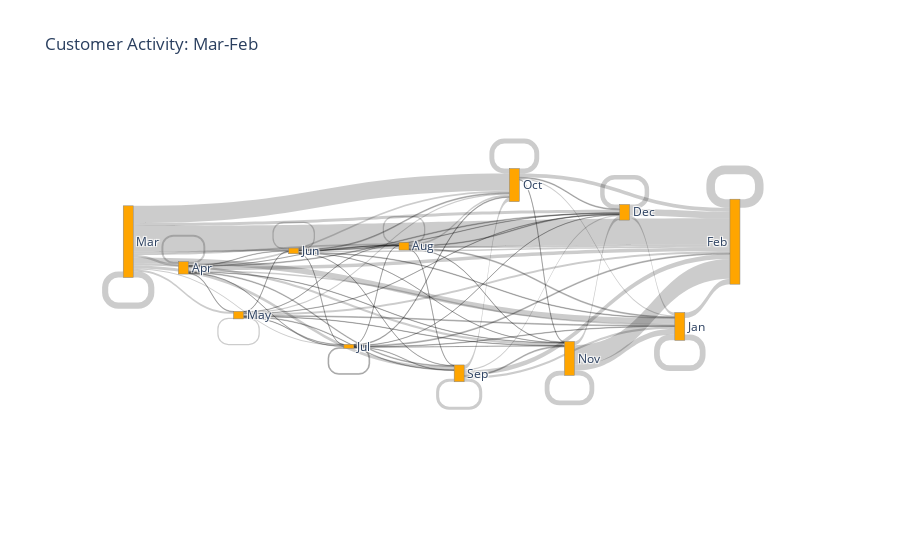

Notebook code for this chart:
### Code cell
fig = go.Figure(data=[go.Sankey(node=dict(
    pad=100,
    thickness=10,
    line=dict(color = 'gray', width = 0.5),
    label = ['Mar', 'Apr', 'May', 'Jun', 'Jul', 'Aug', 'Sep',
            'Oct', 'Nov', 'Dec', 'Jan', 'Feb' ],

    color = 'orange'),
                    link = dict(
                        source = le.transform(source_target_value.month_x.tolist()),
                        target = le.transform(source_target_value.month_y.tolist()),
                        value = source_target_value.user.tolist(),
                        #hovercolor =['black']
                    
))])

fig.update_layout(title_text='Customer Activity: Mar-Feb')

fig.show()

### Figure 1 — Plotly figure (JSON) as saved in the notebook; plotly's stock layout.template omitted (floating-point values rounded to 4 significant figures)
{"data": [{"link": {"source": [0, 0, 0, 0, 0, 0, 0, 0, 0, 0, 0, 0, 1, 1, 1, 1, 1, 1, 1, 1, 1, 1, 1, 2, 2, 2, 2, 2, 2, 2, 2, 2, 2, 3, 3, 3, 3, 3, 3, 3, 3, 3, 4, 4, 4, 4, 4, 4, 4, 4, 5, 5, 5, 5, 5, 5, 5, 6, 6, 6, 6, 6, 6, 7, 7, 7, 7, 7, 8, 8, 8, 8, 9, 9, 9, 10, 10, 11], "target": [0, 1, 2, 3, 4, 5, 6, 7, 8, 9, 10, 11, 1, 2, 3, 4, 5, 6, 7, 8, 9, 10, 11, 2, 3, 4, 5, 6, 7, 8, 9, 10, 11, 3, 4, 5, 6, 7, 8, 9, 10, 11, 4, 5, 6, 7, 8, 9, 10, 11, 5, 6, 7, 8, 9, 10, 11, 6, 7, 8, 9, 10, 11, 7, 8, 9, 10, 11, 8, 9, 10, 11, 9, 10, 11, 10, 11, 11], "value": [166, 71, 49, 41, 30, 45, 81, 469, 64, 77, 150, 700, 53, 19, 10, 9, 4, 22, 52, 11, 20, 40, 97, 34, 14, 11, 9, 16, 31, 10, 8, 22, 50, 35, 6, 5, 9, 25, 6, 9, 17, 42, 25, 7, 11, 21, 2, 7, 13, 26, 34, 15, 52, 12, 18, 26, 54, 83, 115, 27, 37, 60, 134, 133, 19, 23, 35, 106, 130, 102, 157, 532, 122, 77, 181, 156, 148, 233]}, "node": {"color": "orange", "label": ["Mar", "Apr", "May", "Jun", "Jul", "Aug", "Sep", "Oct", "Nov", "Dec", "Jan", "Feb"], "line": {"color": "gray", "width": 0.5}, "pad": 100, "thickness": 10}, "type": "sankey"}], "layout": {"title": {"text": "Customer Activity: Mar-Feb"}}}
